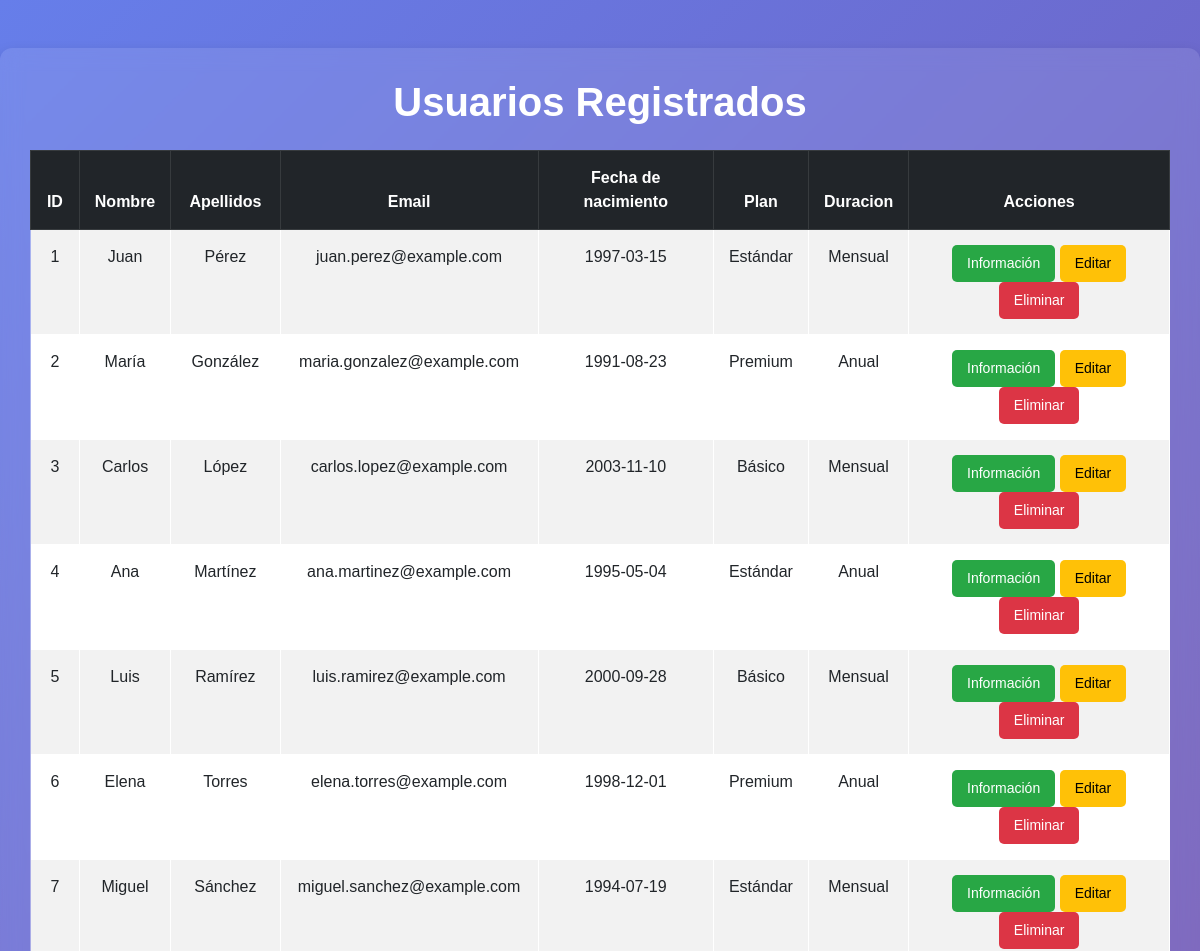
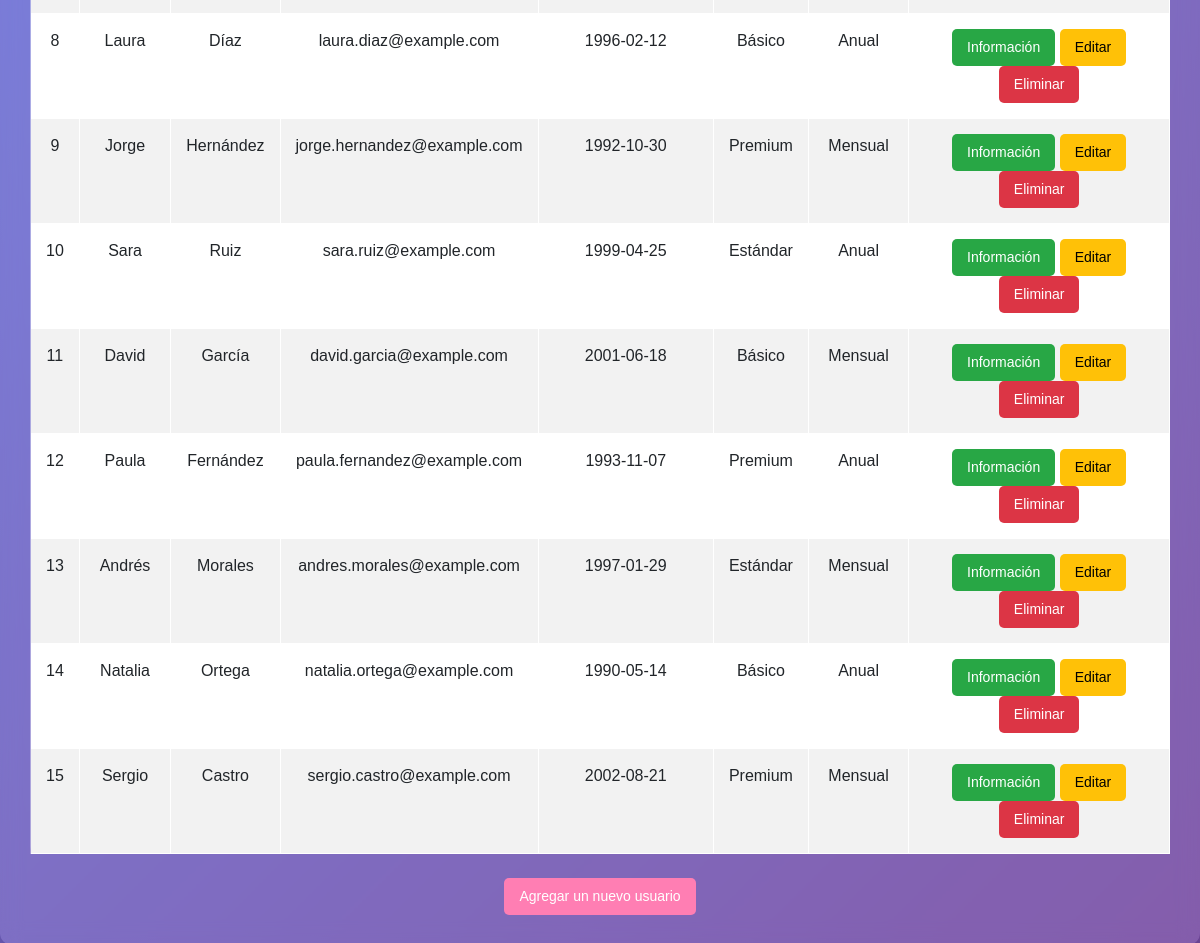
Page /Vista/lista_usuarios.php on the committed database (2 pictures, top to bottom).
### tables this page shows
CREATE TABLE Usuarios (
    id INT AUTO_INCREMENT PRIMARY KEY,
    nombre VARCHAR(100) NOT NULL,
    apellidos VARCHAR(100) NOT NULL,
    correo_electronico VARCHAR(100) NOT NULL UNIQUE,
    fecha_nacimiento date NOT NULL,
    plan_base ENUM('Básico', 'Estándar', 'Premium') NOT NULL,
    duracion_suscripcion ENUM('Mensual', 'Anual') NOT NULL
);

### Config/db_config.php (called while the page is built, shortened)
<?php
class Conexion {
    private $servidor = 'localhost';
    private $usuario = 'root';
    private $password = 'curso';
    private $base_datos = 'Hito_programacion';
    public function __construct() {
        $this->conexion = new mysqli($this->servidor, $this->usuario, $this->password, $this->base_datos);
    }
}
?>

### Controlador/UsuariosController.php (called while the page is built, shortened)
<?php
require_once '../modelo/class_usuario.php';
class UsuariosController {
    private $modelo;
    public function __construct() {
        $this->modelo = new Usuario();
    }
    public function listarUsuarios() {
        return $this->modelo->obtenerUsuarios();
    }
}
?>

### Modelo/class_usuario.php (called while the page is built, shortened)
<?php
require_once '../config/db_config.php';
class Usuario {
    private $conexion;
    public function __construct() {
        $this->conexion = new Conexion();
    }
    public function obtenerUsuarios() {
        $query = "SELECT * FROM Usuarios";
        $resultado = $this->conexion->conexion->query($query);
        $usuarios = [];
        while ($fila = $resultado->fetch_assoc()) {
            $usuarios[] = $fila;
        }
        return $usuarios;
    }
}
?>

### Vista/lista_usuarios.php (the view, shortened to what this page needs)
<?php
require_once '../controlador/UsuariosController.php';
$controller = new UsuariosController();
$usuarios = $controller->listarUsuarios();
?>
<!DOCTYPE html>
<html lang="es">
<head>
    <link href="https://cdn.jsdelivr.net/npm/bootstrap@5.3.0/dist/css/bootstrap.min.css" rel="stylesheet">
</head>
<body>
    <div class="container mt-5">
        <h1 class="mb-4 text-center">Usuarios Registrados</h1>
        <table class="table table-striped table-bordered">
            <thead class="table-dark">
                <tr>
                    <th>ID</th>
                    <th>Nombre</th>
                    <th>Apellidos</th>
                    <th>Email</th>
                    <th>Fecha de nacimiento</th>
                    <th>Plan</th>
                    <th>Duracion</th>
                    <th>Acciones</th>
                </tr>
            </thead>
            <tbody>
                <?php foreach ($usuarios as $usuario): ?>
                    <tr>
                        <td><?= htmlspecialchars($usuario['id']) ?></td>
                        <td><?= htmlspecialchars($usuario['nombre']) ?></td>
                        <td><?= htmlspecialchars($usuario['apellidos']) ?></td>
                        <td><?= htmlspecialchars($usuario['correo_electronico']) ?></td>
                        <td><?= htmlspecialchars($usuario['fecha_nacimiento']) ?></td>
                        <td><?= htmlspecialchars($usuario['plan_base']) ?></td>
                        <td><?= htmlspecialchars($usuario['duracion_suscripcion']) ?></td>
                        <td>
                            <a href="informacion_usuario.php?id=<?= urlencode($usuario['id']) ?>" class="btn btn-sm btn-success">Información</a>
                            <a href="editar_usuario.php?id=<?= urlencode($usuario['id']) ?>" class="btn btn-sm btn-warning">Editar</a>
                            <a href="eliminar_usuario.php?id=<?= urlencode($usuario['id']) ?>" class="btn btn-sm btn-danger">Eliminar</a>
                        </td>
                    </tr>
                <?php endforeach; ?>
            </tbody>
        </table>
        <div class="text-center mt-4">
            <a href="alta_usuario.php" class="btn btn-primary">Agregar un nuevo usuario</a>
        </div>
    </div>
    <br>
</body>
</html>

### Vista/lista_usuarios.php (style rules this page uses)
body { background: linear-gradient(135deg, #667eea, #764ba2); min-height: 100vh; display: flex; justify-content: center; align-items: center; color: white; font-family: 'Arial', sans-serif; }
.container { max-width: 1200px; background: rgba(255, 255, 255, 0.1); padding: 30px; border-radius: 12px; box-shadow: 0px 8px 16px rgba(0, 0, 0, 0.2); backdrop-filter: blur(10px); width: 100%; }
h1 { text-align: center; font-weight: bold; margin-bottom: 20px; }
.table { background: rgba(255, 255, 255, 0.1); border-radius: 8px; color: white; margin-top: 20px; }
.table-striped tbody tr:nth-child(odd) { background: rgba(103, 27, 110, 0.97); }
.table-bordered { border: 1px solid rgba(255, 255, 255, 0.3); }
.table-dark { background-color:rgb(96, 24, 114); }
.table-dark th { color: #fff; font-weight: bold; }
.table th, .table td { padding: 15px; text-align: center; }
.btn { padding: 8px 15px; font-size: 14px; border-radius: 5px; transition: background-color 0.3s ease, transform 0.2s ease; }
.btn-success { background-color: #28a745; border: none; }
.btn-warning { background-color: #ffc107; border: none; }
.btn-danger { background-color: #dc3545; border: none; }
.btn-primary { background-color: #ff7eb3; border: none; }
.text-center { text-align: center; }
.mt-5 { margin-top: 5rem; }
.mt-4 { margin-top: 2rem; }

### rows in the picture
usuarios: id "1", nombre "Juan", apellidos "Pérez", correo_electronico "juan.perez@example.com", fecha_nacimiento "1997-03-15", plan_base "Estándar", duracion_suscripcion "Mensual"
usuarios: id "2", nombre "María", apellidos "González", correo_electronico "maria.gonzalez@example.com", fecha_nacimiento "1991-08-23", plan_base "Premium", duracion_suscripcion "Anual"
usuarios: id "3", nombre "Carlos", apellidos "López", correo_electronico "carlos.lopez@example.com", fecha_nacimiento "2003-11-10", plan_base "Básico", duracion_suscripcion "Mensual"
usuarios: id "4", nombre "Ana", apellidos "Martínez", correo_electronico "ana.martinez@example.com", fecha_nacimiento "1995-05-04", plan_base "Estándar", duracion_suscripcion "Anual"
usuarios: id "5", nombre "Luis", apellidos "Ramírez", correo_electronico "luis.ramirez@example.com", fecha_nacimiento "2000-09-28", plan_base "Básico", duracion_suscripcion "Mensual"
usuarios: id "6", nombre "Elena", apellidos "Torres", correo_electronico "elena.torres@example.com", fecha_nacimiento "1998-12-01", plan_base "Premium", duracion_suscripcion "Anual"
usuarios: id "7", nombre "Miguel", apellidos "Sánchez", correo_electronico "miguel.sanchez@example.com", fecha_nacimiento "1994-07-19", plan_base "Estándar", duracion_suscripcion "Mensual"
usuarios: id "8", nombre "Laura", apellidos "Díaz", correo_electronico "laura.diaz@example.com", fecha_nacimiento "1996-02-12", plan_base "Básico", duracion_suscripcion "Anual"
usuarios: id "9", nombre "Jorge", apellidos "Hernández", correo_electronico "jorge.hernandez@example.com", fecha_nacimiento "1992-10-30", plan_base "Premium", duracion_suscripcion "Mensual"
usuarios: id "10", nombre "Sara", apellidos "Ruiz", correo_electronico "sara.ruiz@example.com", fecha_nacimiento "1999-04-25", plan_base "Estándar", duracion_suscripcion "Anual"
usuarios: id "11", nombre "David", apellidos "García", correo_electronico "david.garcia@example.com", fecha_nacimiento "2001-06-18", plan_base "Básico", duracion_suscripcion "Mensual"
usuarios: id "12", nombre "Paula", apellidos "Fernández", correo_electronico "paula.fernandez@example.com", fecha_nacimiento "1993-11-07", plan_base "Premium", duracion_suscripcion "Anual"
usuarios: id "13", nombre "Andrés", apellidos "Morales", correo_electronico "andres.morales@example.com", fecha_nacimiento "1997-01-29", plan_base "Estándar", duracion_suscripcion "Mensual"
usuarios: id "14", nombre "Natalia", apellidos "Ortega", correo_electronico "natalia.ortega@example.com", fecha_nacimiento "1990-05-14", plan_base "Básico", duracion_suscripcion "Anual"
usuarios: id "15", nombre "Sergio", apellidos "Castro", correo_electronico "sergio.castro@example.com", fecha_nacimiento "2002-08-21", plan_base "Premium", duracion_suscripcion "Mensual"
